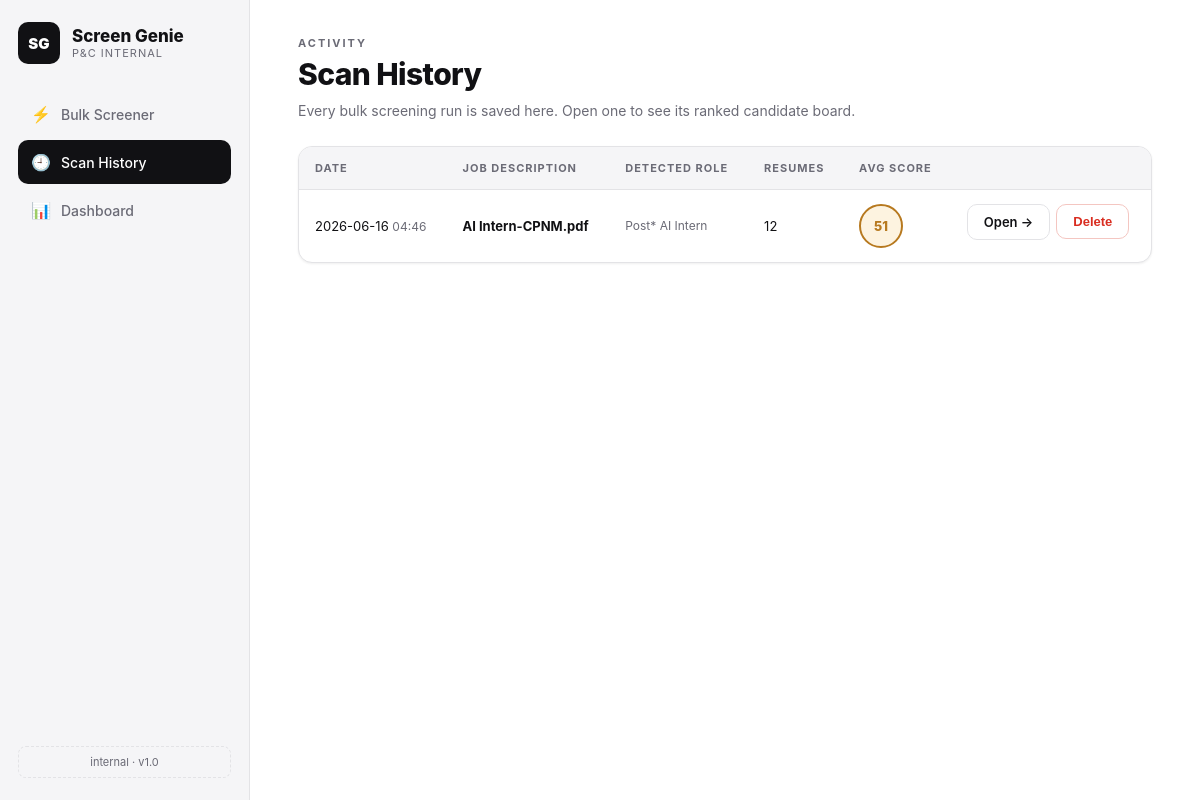
The app's page /history with its own data.
### tables this page shows
CREATE TABLE scans (
            id INTEGER PRIMARY KEY AUTOINCREMENT,
            jd_filename TEXT NOT NULL,
            jd_role TEXT,
            keywords TEXT,
            resume_count INTEGER NOT NULL,
            avg_score REAL NOT NULL,
            created_at TEXT NOT NULL
        );

### app.py (the view)
@app.route("/history")
def history():
    db = get_db()
    scans = db.execute("SELECT * FROM scans ORDER BY created_at DESC").fetchall()
    return render_template("history.html", scans=scans)

### app.py (called while the page is built)
def get_db():
    if "db" not in g:
        g.db = sqlite3.connect(DB_PATH)
        g.db.row_factory = sqlite3.Row
    return g.db

### templates/history.html (shortened to what this page needs)
{% extends 'base.html' %}
{% set active = 'history' %}
{% block content %}
<div class="page-head">
  <div>
    <div class="eyebrow">Activity</div>
    <h1>Scan History</h1>
    <p class="lede">Every bulk screening run is saved here. Open one to see its ranked candidate board.</p>
  </div>
</div>
{% if scans %}
<div class="card table-card">
  <table class="rank-table">
    <thead>
      <tr>
        <th>Date</th>
        <th>Job Description</th>
        <th>Detected Role</th>
        <th>Resumes</th>
        <th>Avg Score</th>
        <th></th>
      </tr>
    </thead>
    <tbody>
      {% for s in scans %}
      <tr>
        <td>{{ s['created_at'][:10] }} <span class="muted">{{ s['created_at'][11:16] }}</span></td>
        <td><strong>{{ s['jd_filename'] }}</strong></td>
        <td class="muted">{{ s['jd_role'] }}</td>
        <td>{{ s['resume_count'] }}</td>
        <td><div class="score-orb {{ 'high' if s['avg_score']>=70 else ('mid' if s['avg_score']>=45 else 'low') }}">{{ s['avg_score']|round(0)|int }}</div></td>
        <td class="row-actions">
          <a class="ghost-btn" href="{{ url_for('results', scan_id=s['id']) }}">Open →</a>
          <form action="{{ url_for('delete_scan', scan_id=s['id']) }}" method="post" style="display:inline">
            <button class="ghost-btn danger" type="submit" onclick="return confirm('Delete this scan?')">Delete</button>
          </form>
        </td>
      </tr>
      {% endfor %}
    </tbody>
  </table>
</div>
{% endif %}
{% endblock %}

### static/style.css (style rules this page uses)
:root { --bg: #ffffff; --panel: #ffffff; --soft: #f5f5f7; --border: #e3e3e6; --text: #111114; --muted: #6b6b76; --accent: #111114; --good: #16a34a; --good-bg: #e8f7ee; --warn: #b7791f; --warn-bg: #fdf3e0; --bad: #d92d20; --bad-bg: #fdeceb; --blue: #2563eb; --blue-bg: #eaf1fe; --shadow: 0 1px 3px rgba(0,0,0,.04), 0 1px 2px rgba(0,0,0,.03); }
* { box-sizing: border-box; margin: 0; padding: 0; }
html, body { height: 100%; }
body { font-family: 'Inter', 'Segoe UI', system-ui, sans-serif; color: var(--text); background: var(--bg); min-height: 100vh; }
a { color: inherit; text-decoration: none; }
.page-head { display: flex; justify-content: space-between; align-items: flex-end; gap: 30px; margin-bottom: 24px; flex-wrap: wrap; }
.eyebrow { font-size: 11px; letter-spacing: 2px; text-transform: uppercase; color: var(--muted); margin-bottom: 6px; font-weight: 700; }
h1 { font-size: 30px; font-weight: 800; letter-spacing: -.02em; margin-bottom: 8px; }
.lede { color: var(--muted); max-width: 720px; font-size: 14px; line-height: 1.55; }
.card { background: var(--panel); border: 1px solid var(--border); border-radius: 14px; padding: 22px; box-shadow: var(--shadow); }
.ghost-btn { background: #fff; border: 1px solid var(--border); padding: 9px 16px; border-radius: 10px; font-size: 13px; color: var(--text); cursor: pointer; transition: .15s; font-weight: 600; }
.ghost-btn.danger { color: var(--bad); border-color: #f4c6c1; }
.table-card { padding: 0; overflow: hidden; }
.rank-table { width: 100%; border-collapse: collapse; font-size: 13px; }
.rank-table th { text-align: left; padding: 14px 16px; color: var(--muted); font-size: 11px; letter-spacing: 1px; text-transform: uppercase; font-weight: 700; border-bottom: 1px solid var(--border); background: var(--soft); }
.rank-table td { padding: 14px 16px; border-bottom: 1px solid var(--border); vertical-align: middle; }
.rank-table tr:last-child td { border-bottom: none; }
.row-actions { display: flex; gap: 6px; flex-wrap: wrap; }
.score-orb { width: 44px; height: 44px; border-radius: 50%; display: inline-flex; align-items: center; justify-content: center; font-weight: 800; font-size: 13px; border: 2px solid; }
.score-orb.mid { color: var(--warn); border-color: var(--warn); background: var(--warn-bg); }
.muted { color: var(--muted); font-size: 12px; }

### records on screen
scans: created_at "2026-06-16", created_at "04:46", jd_filename "AI Intern-CPNM.pdf", jd_role "Post* AI Intern", resume_count "12", avg_score "51"
